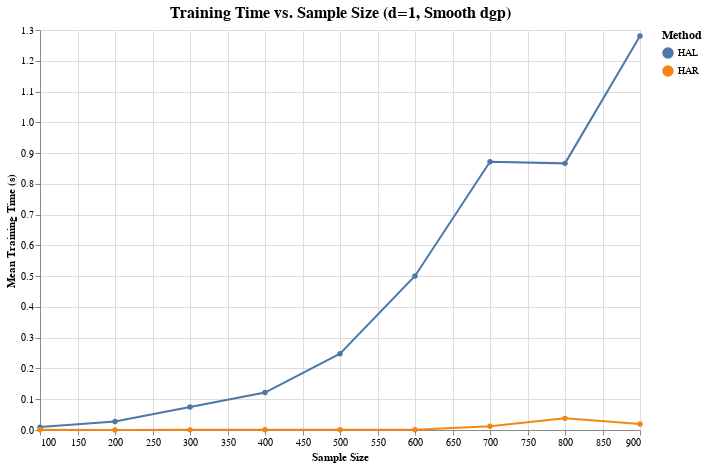

Here is the notebook cell this chart was saved with:
### Code cell
from train_time_plotter import TrainTimePlotter

# Plot the training time
TrainTimePlotter.plot(df, d, dgp.name)

### Figure 1 — Vega-Lite specification as saved in the notebook (floating-point values rounded to 4 significant figures)
{"config": {"view": {"continuousWidth": 300, "continuousHeight": 300}, "axis": {"grid": true}, "legend": {"labelFontSize": 10, "titleFontSize": 12}, "title": {"fontSize": 16}}, "data": {"name": "data-555869db1a82043e0b2489bdeda55e42"}, "mark": {"type": "line", "point": true}, "encoding": {"color": {"field": "Method", "legend": {"title": "Method"}, "type": "nominal"}, "tooltip": [{"field": "Sample Size", "type": "quantitative"}, {"field": "Method", "type": "nominal"}, {"field": "mean_training_time", "type": "quantitative"}], "x": {"field": "Sample Size", "title": "Sample Size", "type": "quantitative"}, "y": {"field": "mean_training_time", "title": "Mean Training Time (s)", "type": "quantitative"}}, "height": 400, "title": "Training Time vs. Sample Size\n(d=1, Smooth dgp)", "width": 600, "$schema": "https://vega.github.io/schema/vega-lite/v5.17.0.json", "datasets": {"data-555869db1a82043e0b2489bdeda55e42": [{"Sample Size": 100, "Method": "HAL", "mean_training_time": 0.009367, "std_training_time": 0.002145}, {"Sample Size": 100, "Method": "HAR", "mean_training_time": 0.0004797, "std_training_time": 0.00012}, {"Sample Size": 200, "Method": "HAL", "mean_training_time": 0.02733, "std_training_time": 0.005252}, {"Sample Size": 200, "Method": "HAR", "mean_training_time": 0.0003843, "std_training_time": 4.722e-05}, {"Sample Size": 300, "Method": "HAL", "mean_training_time": 0.07459, "std_training_time": 0.00878}, {"Sample Size": 300, "Method": "HAR", "mean_training_time": 0.0004253, "std_training_time": 9.144e-06}, {"Sample Size": 400, "Method": "HAL", "mean_training_time": 0.1218, "std_training_time": 0.04106}, {"Sample Size": 400, "Method": "HAR", "mean_training_time": 0.0005296, "std_training_time": 1.242e-05}, {"Sample Size": 500, "Method": "HAL", "mean_training_time": 0.2481, "std_training_time": 0.03221}, {"Sample Size": 500, "Method": "HAR", "mean_training_time": 0.0006536, "std_training_time": 0.0001016}, {"Sample Size": 600, "Method": "HAL", "mean_training_time": 0.5006, "std_training_time": 0.01858}, {"Sample Size": 600, "Method": "HAR", "mean_training_time": 0.0009324, "std_training_time": 0.0003454}, {"Sample Size": 700, "Method": "HAL", "mean_training_time": 0.8717, "std_training_time": 0.07723}, {"Sample Size": 700, "Method": "HAR", "mean_training_time": 0.01249, "std_training_time": 0.008034}, {"Sample Size": 800, "Method": "HAL", "mean_training_time": 0.8666, "std_training_time": 0.2137}, {"Sample Size": 800, "Method": "HAR", "mean_training_time": 0.0378, "std_training_time": 0.02409}, {"Sample Size": 900, "Method": "HAL", "mean_training_time": 1.28, "std_training_time": 0.07341}, {"Sample Size": 900, "Method": "HAR", "mean_training_time": 0.01938, "std_training_time": 0.001701}]}}
